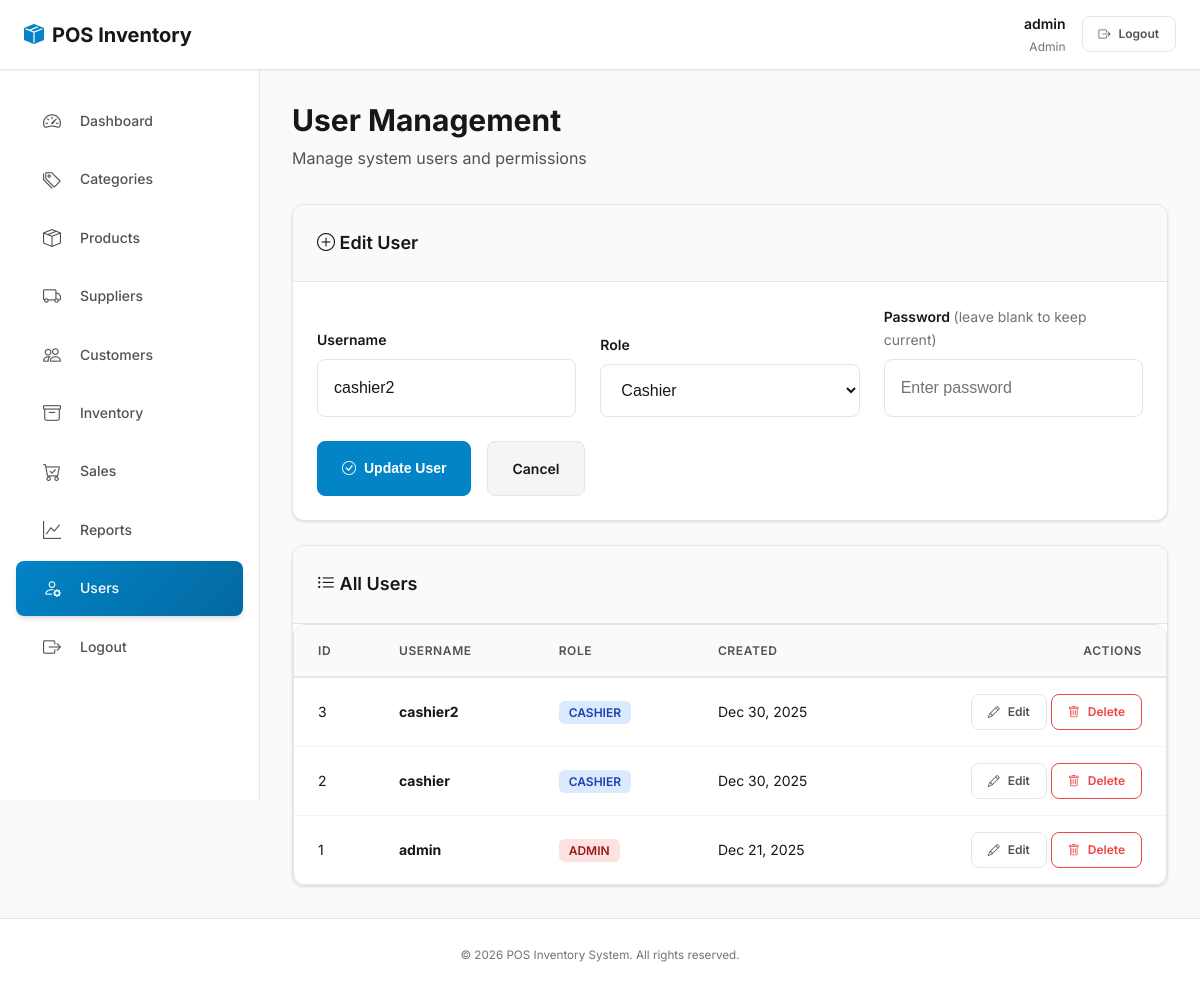
/index.php?page=users&edit=3 (signed in), run on the app's committed database.
### tables this page shows
CREATE TABLE `users` (
  `user_id` int(11) NOT NULL,
  `username` varchar(50) NOT NULL,
  `password` varchar(255) NOT NULL,
  `role` enum('admin','cashier') NOT NULL,
  `created_at` timestamp NOT NULL DEFAULT current_timestamp()
);

### functions.php (called while the page is built, shortened)
<?php
function sanitize($value)
{
    return htmlspecialchars(trim((string)$value), ENT_QUOTES, 'UTF-8');
}
function current_user()
{
    if (isset($_SESSION['user_id'])) {
        return [
            'user_id' => $_SESSION['user_id'],
            'id' => $_SESSION['user_id'],
            'username' => $_SESSION['username'] ?? '',
            'role' => $_SESSION['user_role'] ?? ''
        ];
    }
    return null;
}

### modules/users.php (the view, shortened to what this page needs)
<?php
$editItem = null;
if (isset($_GET['edit'])) {
    $id = (int)$_GET['edit'];
    $stmt = $conn->prepare('SELECT * FROM users WHERE user_id=?');
    $stmt->bind_param('i', $id);
    $stmt->execute();
    $editItem = $stmt->get_result()->fetch_assoc();
}
$users = $conn->query('SELECT * FROM users ORDER BY user_id DESC')->fetch_all(MYSQLI_ASSOC);
?>
<main>
    <div class="page-header">
        <h1 class="page-title">User Management</h1>
        <p class="page-subtitle">Manage system users and permissions</p>
    </div>
    <div class="card mb-4">
        <div class="card-header">
            <i class="bi bi-plus-circle"></i> <?php echo $editItem ? 'Edit User' : 'Add New User'; ?>
        </div>
        <div class="card-body">
            <form method="post" style="display: grid; grid-template-columns: repeat(auto-fit, minmax(250px, 1fr)); gap: var(--spacing-lg); align-items: flex-end;">
                <div class="form-group" style="margin-bottom: 0;">
                    <label class="form-label">Username</label>
                    <input class="form-control" type="text" name="username" required value="<?php echo sanitize($editItem['username'] ?? ''); ?>" placeholder="Enter username">
                </div>
                <div class="form-group" style="margin-bottom: 0;">
                    <label class="form-label">Role</label>
                    <select class="form-select" name="role">
                        <option value="cashier" <?php echo (($editItem['role'] ?? '') === 'cashier') ? 'selected' : ''; ?>>Cashier</option>
                    </select>
                </div>
                <div class="form-group" style="margin-bottom: 0;">
                    <label class="form-label">Password <?php echo $editItem ? '<span style="font-weight: 400; color: var(--text-muted);">(leave blank to keep current)</span>' : ''; ?></label>
                    <input class="form-control" type="password" name="password" <?php echo $editItem ? '' : 'required'; ?> placeholder="Enter password">
                </div>
                <div class="form-group" style="display: flex; gap: var(--spacing-md); align-items: flex-end; margin-bottom: 0;">
                    <button class="btn btn-primary" type="submit">
                        <i class="bi bi-<?php echo $editItem ? 'check-circle' : 'plus-circle'; ?>"></i>
                        <?php echo $editItem ? 'Update User' : 'Add User'; ?>
                    </button>
                    <?php if ($editItem): ?>
                        <a class="btn btn-secondary" href="index.php?page=users">Cancel</a>
                    <?php endif; ?>
                </div>
            </form>
        </div>
    </div>
    <div class="card">
        <div class="card-header">
            <i class="bi bi-list-ul"></i> All Users
        </div>
        <div class="card-body" style="padding: 0;">
            <div class="table-container">
                <table class="table table-hover align-middle">
                    <thead>
                        <tr>
                            <th>ID</th>
                            <th>Username</th>
                            <th>Role</th>
                            <th>Created</th>
                            <th class="text-end">Actions</th>
                        </tr>
                    </thead>
                    <tbody>
                        <?php if (empty($users)): ?>
                            <tr>
                                <td colspan="5" class="text-center text-muted" style="padding: var(--spacing-2xl);">
                                    <i class="bi bi-inbox" style="font-size: var(--font-size-3xl); display: block; margin-bottom: var(--spacing-md); opacity: 0.5;"></i>
                                    No users found. Add your first user above.
                                </td>
                            </tr>
                        <?php else: ?>
                            <?php foreach ($users as $u): ?>
                                <tr>
                                    <td><?php echo $u['user_id']; ?></td>
                                    <td><strong><?php echo sanitize($u['username']); ?></strong></td>
                                    <td>
                                        <span style="padding: 4px 10px; border-radius: var(--radius-sm); font-weight: 600; font-size: var(--font-size-xs); text-transform: uppercase; background: <?php echo $u['role'] === 'admin' ? 'var(--danger-light)' : 'var(--info-light)'; ?>; color: <?php echo $u['role'] === 'admin' ? '#991b1b' : '#1e40af'; ?>;">
                                            <?php echo $u['role']; ?>
                                        </span>
                                    </td>
                                    <td><?php echo date('M d, Y', strtotime($u['created_at'])); ?></td>
                                    <td class="text-end">
                                        <a class="btn btn-sm btn-outline-secondary" href="index.php?page=users&edit=<?php echo $u['user_id']; ?>">
                                            <i class="bi bi-pencil"></i> Edit
                                        </a>
                                        <?php
                                        $currentUser = current_user();
                                        $currentUserId = $currentUser ? (int)($currentUser['user_id'] ?? $currentUser['id'] ?? 0) : 0;
                                        if ($u['user_id'] !== $currentUserId): ?>
                                            <a class="btn btn-sm btn-outline-danger" href="index.php?page=users&delete=<?php echo $u['user_id']; ?>" onclick="return confirm('Are you sure you want to delete this user?');">
                                                <i class="bi bi-trash"></i> Delete
                                            </a>
                                        <?php else: ?>
                                            <span class="text-muted" style="font-size: var(--font-size-xs);">Current user</span>
                                        <?php endif; ?>
                                    </td>
                                </tr>
                            <?php endforeach; ?>
                        <?php endif; ?>
                    </tbody>
                </table>
            </div>
        </div>
    </div>
</main>

### data on the page
users: username "cashier2", role "Cashier", user_id "3", role "CASHIER", created_at "Dec 30, 2025"
users: user_id "2", username "cashier", role "CASHIER", created_at "Dec 30, 2025"
users: user_id "1", username "admin", role "ADMIN", created_at "Dec 21, 2025"

### other printed values
current_user()['username'] "admin"
current_user()['role'] "Admin"
$meta['label'] "Dashboard"
$meta['label'] "Categories"
$meta['label'] "Products"
$meta['label'] "Suppliers"
$meta['label'] "Customers"
$meta['label'] "Inventory"
$meta['label'] "Sales"
$meta['label'] "Reports"
$meta['label'] "Users"
